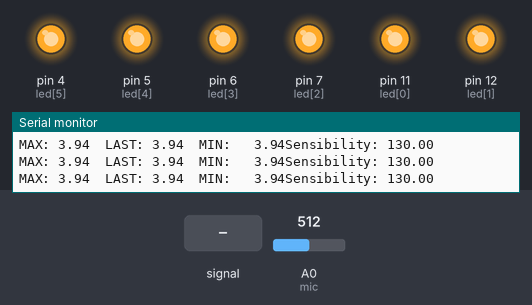
Bench run of a sketch on a simulated Arduino Uno, built with avr-gcc and run on an emulated ATmega328P. Parts: output pins drawn as LEDs (lit = HIGH), the last lines printed to the serial monitor. Dashed ring = blinking. The test bench sets the inputs (shaded band); at power-on: A0 (mic) = 512.

Above: at 1.4 s.
1.5 s: A0 (mic) fed a 200 Hz sine of ±255 counts around its level
At 2.76 s:
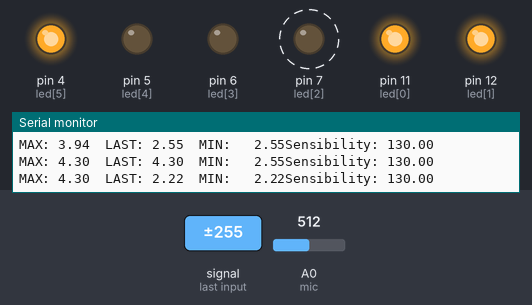
4.8 s: A0 (mic) fed a 200 Hz sine of ±460 counts around its level
At 6.24 s:
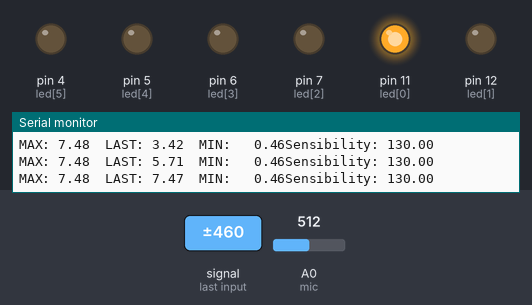
8.1 s: A0 (mic) set to 0
At 8.8 s:
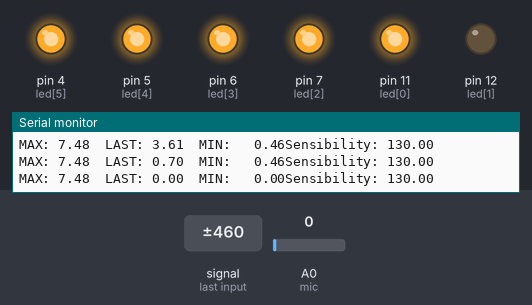
14.7 s: A0 (mic) set to 250
18.0 s: A0 (mic) set to 274
At 19.3 s:
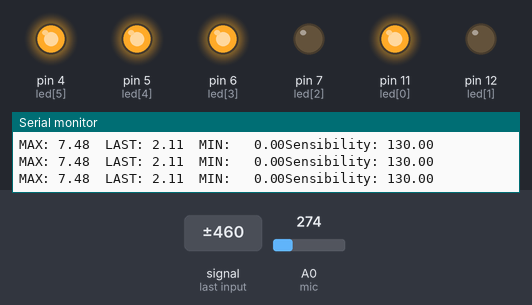
Timing chart, 0 to 20.5 s (numbered marks = the images above; inputs shaded):
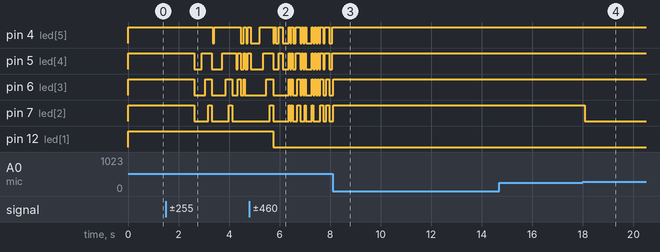

The sketch:

SoundDetection.ino
```cpp
//
//
//
int mic=A0;
float sensorvalue=0,lastsensorvalue=0,lastminsensorvalue=1024;
int i;
int led[]={11,12,7,6,5,4};
float val;
//
//
//
void setup()
{
//sg90.attach(9);
Serial.begin(9600);
for (int pin=0; pin < 6; pin++)
{
  pinMode(led[pin], OUTPUT);
}
for (int colu=2; colu < 6; colu++)
{
  digitalWrite(led[colu], HIGH);
}
//
// line 1 and 2 UP
//
digitalWrite(led[0], HIGH);
digitalWrite(led[1], HIGH);
//
//
//
}
//
//
//
void loop()
{
// val = sensibility
// this variable can be changed to potentiometer input
//
val=130;
sensorvalue=analogRead(mic);
sensorvalue=sensorvalue/val;
//
// Get MAX
//
if (sensorvalue > lastsensorvalue)
{
  lastsensorvalue=sensorvalue;
}
//
// Get MIN
//
if( sensorvalue < lastminsensorvalue)
{
  lastminsensorvalue=sensorvalue;
}
//
//
//
Serial.print("MAX: ");
Serial.print(lastsensorvalue);
Serial.print("  ");
Serial.print("LAST: ");
Serial.print(sensorvalue);
Serial.print("  ");
Serial.print("MIN: ");
Serial.print("  ");
Serial.print(lastminsensorvalue);
Serial.print("Sensibility: ");
Serial.println(val);
delay(1);
//
// Clear led matrix
//
if (sensorvalue == lastminsensorvalue)
{
  for(int i=6;i>1;i--)
  {
    digitalWrite(led[i], HIGH);
    delay(130);
  }

}
//
//
//
else
{
  for (i=2;i<sensorvalue; i++) // turn on the leds up to the volume level
    {
      digitalWrite(led[i], LOW);
      delay(1);
    }
  for(i=i;i<6;i++)  // turn off the leds above the voltage level
    {
      digitalWrite(led[i], HIGH);
    }
}
}
```

Measured:
- the behaviour switches between 260 and 261 on A0 (mic) (found by bisection; images 3 and 4)
- after the input at 1.5 s, pin 4 (led[5]): goes LOW 0.06 s, HIGH 1.0 s, LOW 0.11 s, HIGH 0.12 s, LOW 0.06 s, then HIGH, starting after 1.9 s; pin 5 (led[4]): HIGH → LOW after 1.1 s, → HIGH 0.30 s later, → LOW 0.40 s later, → HIGH 0.42 s later, … (10 changes in this stretch)
- after the input at 4.8 s, pin 12 (led[1]): HIGH → LOW after 0.94 s
- after the input at 8.1 s, pin 4 (led[5]), pin 5 (led[4]): stops changing and stays HIGH; pin 6 (led[3]), pin 7 (led[2]): goes on until 8.1 s, then stays HIGH
- after the input at 18.0 s, pin 7 (led[2]): HIGH → LOW after 0.08 s
